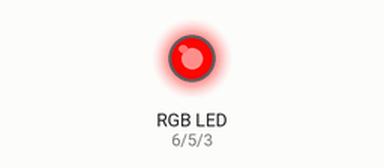
This program was run on a simulated Arduino Mega 2560, built with avr-gcc and run on an emulated ATmega2560. Shown: an RGB LED mixed from three pins (HIGH = lit). Dim RGB values are drawn brighter than linear.

Above: at 0.05 s.
At 1.0 s:
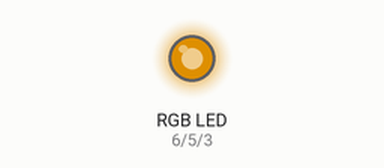
At 1.95 s:
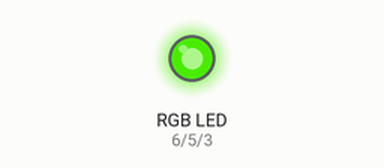
At 2.9 s:
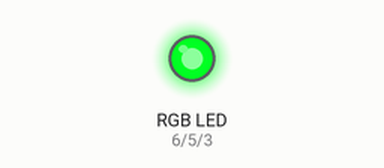
At 3.85 s:
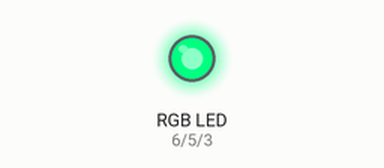
At 7.65 s:
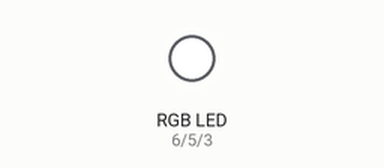
Timing chart, 0 to 10.0 s (numbered marks = the images above):
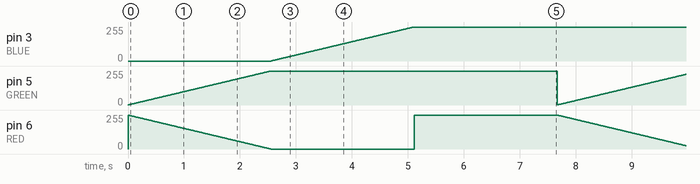

Measured:
- by itself, pin 3 (BLUE), pin 5 (GREEN): ramps from 1/255 to 255/255 and jumps back, once every 7.7 s

The program:

main.cpp
```cpp
#include <Arduino.h>
#define RED 6
#define GREEN 5
#define BLUE 3
#define fading_delay 10

int red, green, blue;

void setup()
{
  // setup RGB outputs
  pinMode(RED, OUTPUT);
  pinMode(GREEN, OUTPUT);
  pinMode(BLUE, OUTPUT);
  digitalWrite(RED, HIGH);
  digitalWrite(GREEN, LOW);
  digitalWrite(BLUE, LOW);
}

// fade in and fade out helper method
void fade_in_out(int temp_c1, int target_c1, int temp_c2, int target_c2){
  for (int i = 0; i < 255; i++){
    temp_c1--;
    temp_c2++;
    analogWrite(target_c1, temp_c1);
    analogWrite(target_c2, temp_c2);
    delay(fading_delay);
  }
}

void loop() {
  // transition from red -> green
  red = 255, green = 0, blue = 0;
  fade_in_out(red, RED, green, GREEN);

  // transition from green -> blue
  fade_in_out(green, GREEN, blue, BLUE);

  // transition from blue -> red
  fade_in_out(blue, BLUE, red, RED);
}
```
